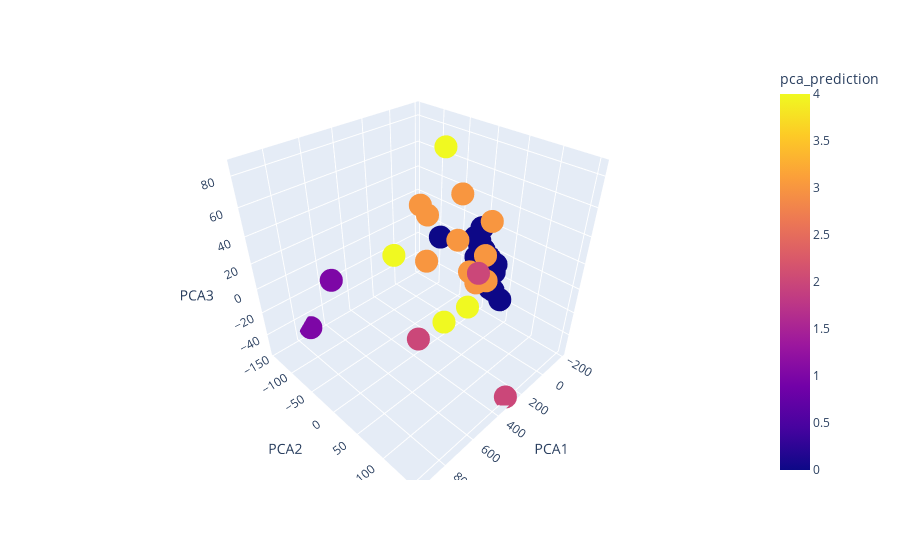

Notebook cell for this chart:
### Markdown cell above
### Visualize and Compare the Results

In this section, you will visually analyze the cluster analysis results by contrasting the outcome with and without using the optimization techniques.

### Code cell
# Choose a new color scale from the Plotly Express library
color_scale = px.colors.qualitative.Set1

# Create scatter plot with custom color scale
market_pca_prediction_df = pca_prediction_df.reset_index()
fig = px.scatter_3d(market_pca_prediction_df, x='PCA1', y='PCA2', z='PCA3',
                    color='pca_prediction', color_discrete_sequence=color_scale,
                    hover_data=['Crypto_names'])

fig.show()

### Figure 1 — Plotly figure (JSON) as saved in the notebook; plotly's stock layout.template omitted (floating-point values rounded to 4 significant figures)
{"data": [{"customdata": [["bitcoin"], ["ethereum"], ["tether"], ["ripple"], ["bitcoin-cash"], ["binancecoin"], ["chainlink"], ["cardano"], ["litecoin"], ["bitcoin-cash-sv"], ["crypto-com-chain"], ["usd-coin"], ["eos"], ["monero"], ["tron"], ["tezos"], ["okb"], ["stellar"], ["cosmos"], ["cdai"], ["neo"], ["wrapped-bitcoin"], ["leo-token"], ["huobi-token"], ["nem"], ["binance-usd"], ["iota"], ["vechain"], ["zcash"], ["theta-token"], ["dash"], ["ethereum-classic"], ["maker"], ["havven"], ["omisego"], ["ontology"], ["ftx-token"], ["true-usd"], ["digibyte"]], "hovertemplate": "PCA1=%{x}<br>PCA2=%{y}<br>PCA3=%{z}<br>Crypto_names=%{customdata[0]}<br>pca_prediction=%{marker.color}<extra></extra>", "legendgroup": "", "marker": {"color": [0, 3, 0, 0, 0, 3, 2, 4, 0, 0, 4, 0, 0, 3, 3, 3, 3, 0, 3, 0, 3, 0, 0, 0, 4, 0, 0, 4, 3, 1, 0, 0, 0, 1, 2, 0, 3, 0, 2], "coloraxis": "coloraxis", "symbol": "circle"}, "mode": "markers", "name": "", "scene": "scene", "showlegend": false, "type": "scatter3d", "x": [-99.48, 20.63, -187.5, -168.4, -162.3, -21.79, 327.8, 114.6, -175.2, -123.3, 180.4, -187.8, -186.1, 34.55, -47.29, -67.13, -66.65, -114.9, 7.885, -188.0, 18.78, -99.19, -161.8, -139.5, 110.2, -187.4, -118.3, 147.5, -41.31, 942.2, -185.5, -173.6, -117.8, 722.3, 470.9, -154.8, -36.04, -187.3, 300.5], "y": [16.68, 30.2, -7.242, 28.29, -4.625, 41.08, -9.71, 37.04, 18.04, -77.05, -102.9, -7.213, 13.78, -1.211, 30.19, -93.47, -92.49, 31.04, 45.78, -7.364, -8.952, 16.85, -13.81, -0.2785, -16.99, -7.282, 51.17, -0.3397, 4.346, 18.04, -4.92, -11.92, 35.57, -144.5, 121.2, 30.24, -100.5, -7.583, 150.8], "z": [6.582, -11.24, 15.41, -7.362, 3.099, 38.2, -51.96, -24.47, -5.202, -3.394, -8.387, 15.16, -18.16, 53.25, 7.881, -26.24, 15.82, -24.79, -6.361, 15.48, 15.72, 6.171, 7.463, 8.278, 85.43, 15.23, -30.44, -46.8, -11.74, 47.61, -12.65, -10.31, -9.275, -50.48, 47.19, -29.61, 24.18, 15.43, -54.71]}], "layout": {"coloraxis": {"colorbar": {"title": {"text": "pca_prediction"}}, "colorscale": [[0, "#0d0887"], [0.1111, "#46039f"], [0.2222, "#7201a8"], [0.3333, "#9c179e"], [0.4444, "#bd3786"], [0.5556, "#d8576b"], [0.6667, "#ed7953"], [0.7778, "#fb9f3a"], [0.8889, "#fdca26"], [1, "#f0f921"]]}, "legend": {"tracegroupgap": 0}, "margin": {"t": 60}, "scene": {"domain": {"x": [0, 1], "y": [0, 1]}, "xaxis": {"title": {"text": "PCA1"}}, "yaxis": {"title": {"text": "PCA2"}}, "zaxis": {"title": {"text": "PCA3"}}}}}
